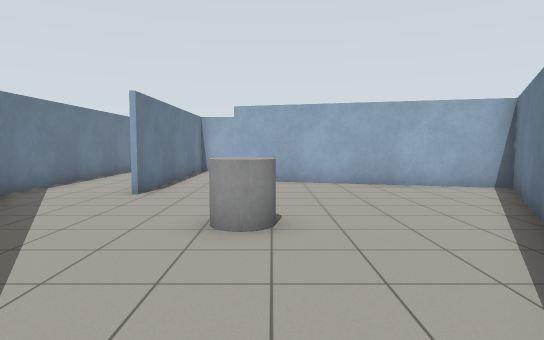
[1] (above)

19 first-person views from a walk through a robot-simulator world made for Gazebo. The camera is 1.2 m above the floor, tilts 4° down and sees 75° across. The floor is counted in squares, 1 m on a side. Each view is taken from the middle of a square. On the plan, view 1 faces up. The plan holds only what a view shows up to about 14 squares ahead; the rest is blank.

[2]
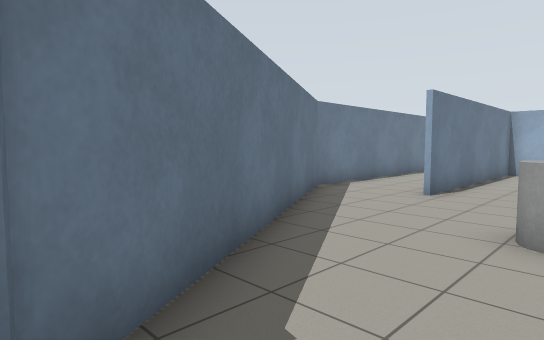

[3]
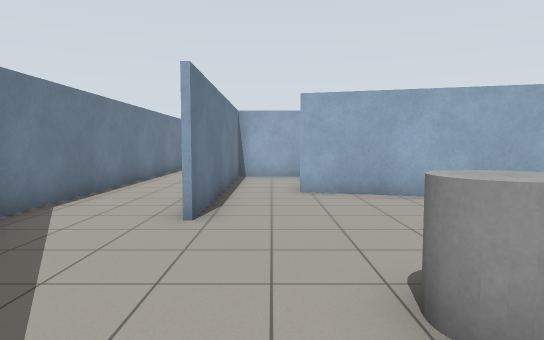

[4]
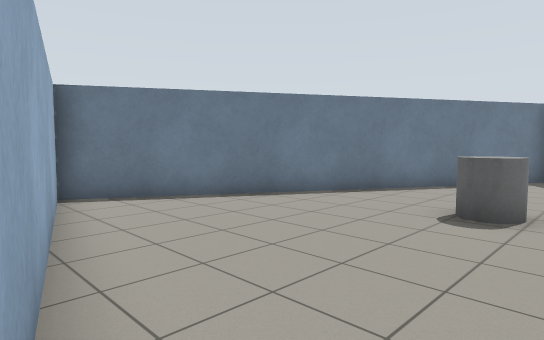

[5]
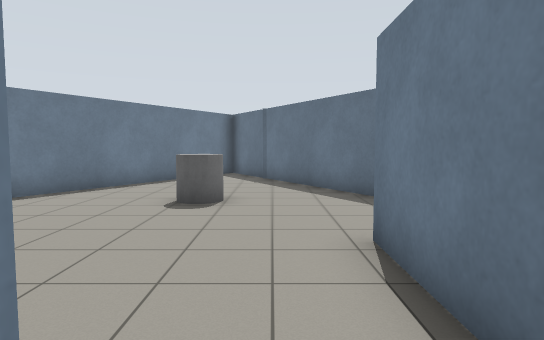

[6]
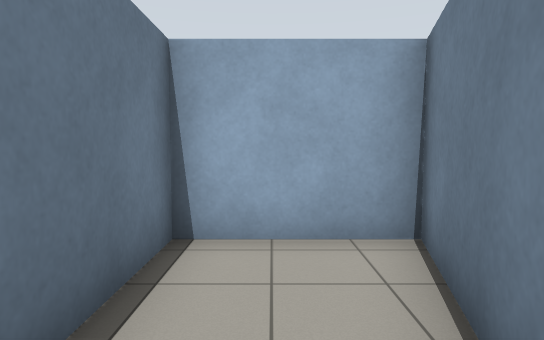

[7]
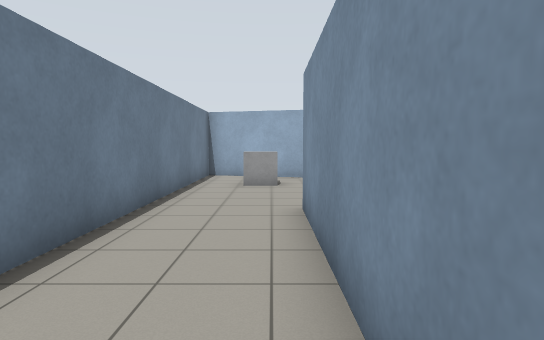

[8]
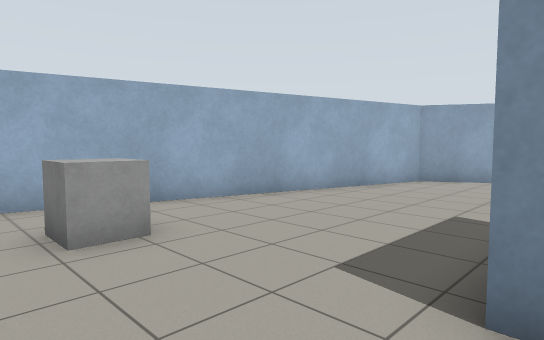

[9]
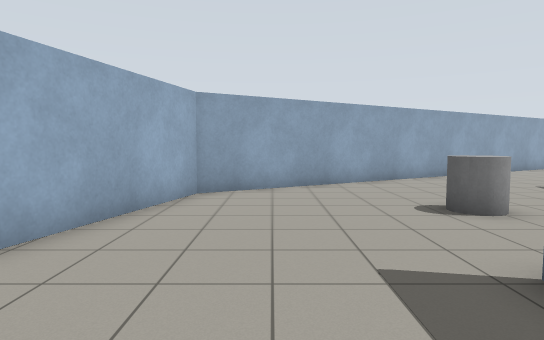

[10]
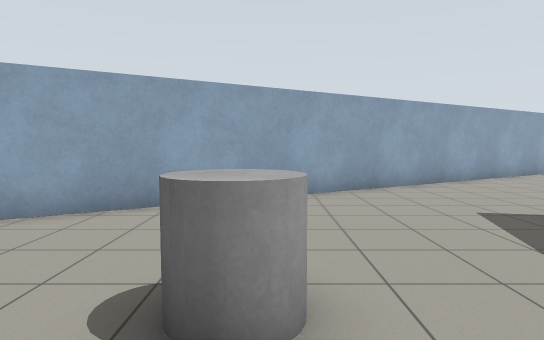

[11]
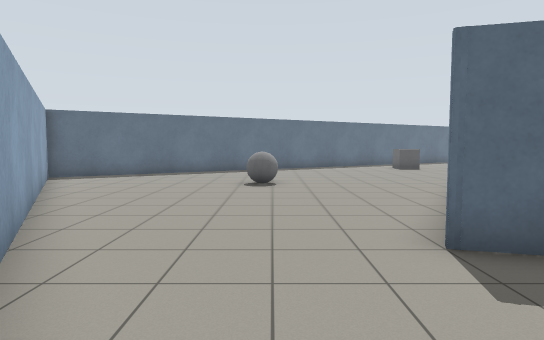

[12]
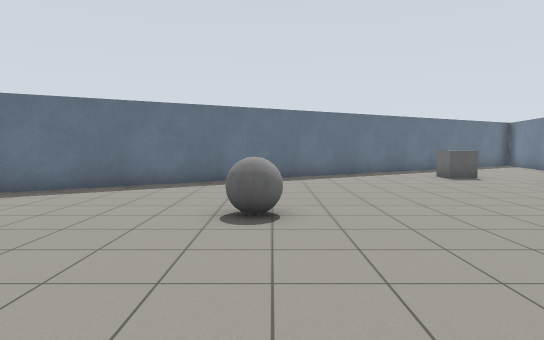

[13]
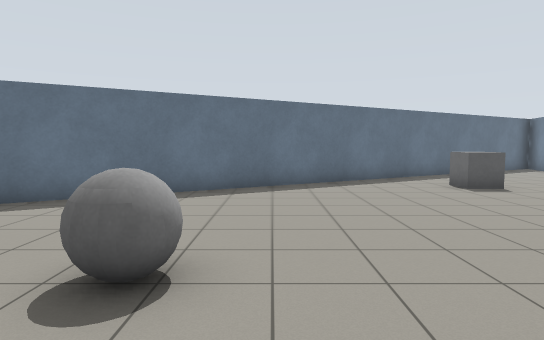

[14]
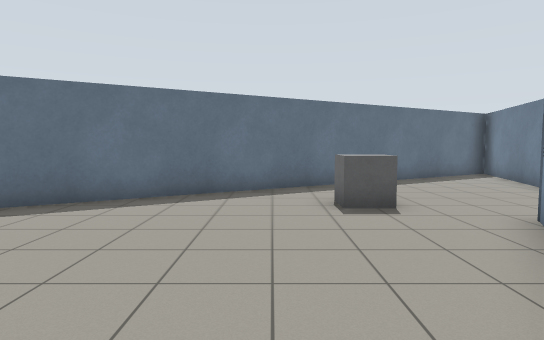

[15]
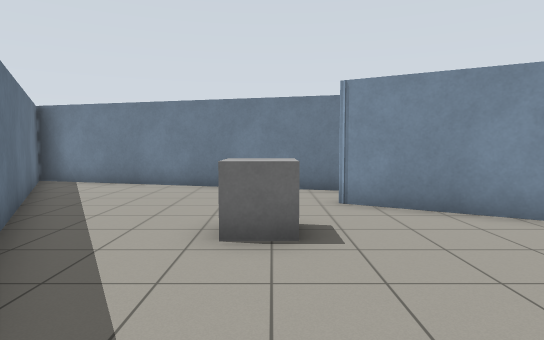

[16]
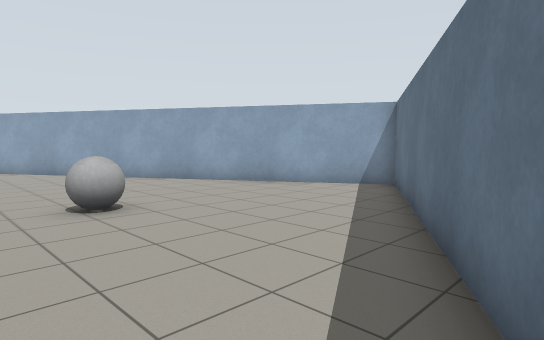

[17]
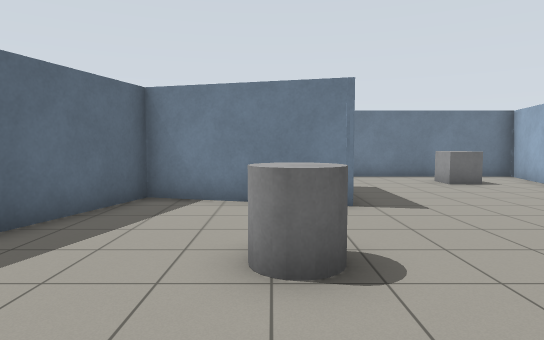

[18]
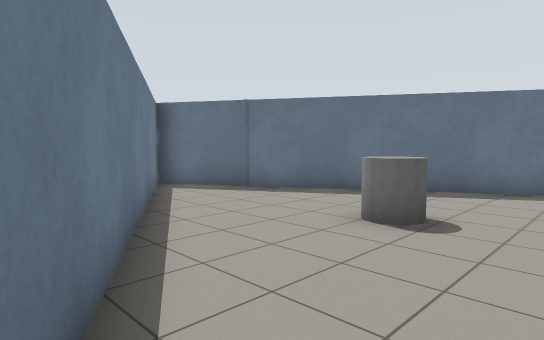

[19]
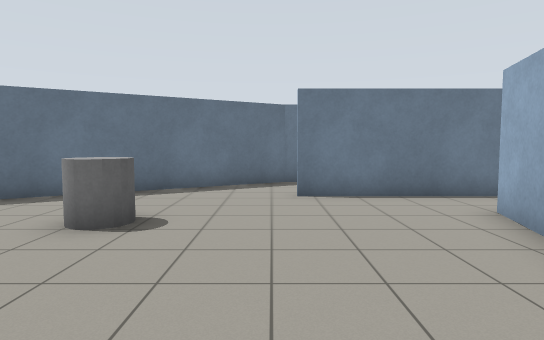

### Floor plan
Ten units are one square. View 1 is at (0, 0); x grows to the right and y downward. Boxes are objects, and circles mark ways between rooms. Rooms are numbered by the first view taken in them; rooms with no view inside come last. Other rooms are left out.
<svg viewBox="-70 -247 248 370">
<path fill="none" stroke="#000" d="M-33 -115 -33 -85M-65 -84 -3 24 69 -101M68 -99 -13 -120M-13 -120 -1 -164 -33 -164 -33 -115M60 -102 70 -100M15 -4 -3 26M-34 -106 -34 -166M-23 22 -49 118 173 -10 58 -209 -65 -242 -65 -84M1 -166 -11 -121 23 -112"/>
<rect x="-15" y="-65" width="20" height="20" fill="#bbb"><title>grey cylinder</title></rect>
<rect x="-55" y="-215" width="20" height="10" fill="#bbb"><title>grey box</title></rect>
<rect x="15" y="35" width="10" height="10" fill="#bbb"><title>grey box</title></rect>
<rect x="25" y="-165" width="20" height="20" fill="#bbb"><title>grey cylinder</title></rect>
<rect x="85" y="-35" width="20" height="10" fill="#bbb"><title>grey ball</title></rect>
<circle cx="-20" cy="-110" r="3" fill="#2a7"/>
<circle cx="-45" cy="-90" r="3" fill="#2a7"/>
<text x="0" y="-60">1</text>
<text x="-20" y="-140">2</text>
<text x="60" y="-60">3</text>
</svg>
Room 1 opens to room 2. Room 1 opens to room 3.

Where each view was taken, in squares from view 1:
view 1: 0 up, 0 right, facing up
view 2: 0 up, 0 right, facing up-left
view 3: 3 up, 2 left, facing up
view 4: 12 up, 2 left, facing down-right
view 5: 13 up, 2 left, facing down
view 6: 12 up, 2 left, facing up
view 7: 10 up, 4 left, facing up
view 8: 16 up, 6 left, facing up-right
view 9: 19 up, 3 left, facing right
view 10: 15 up, 1 right, facing right
view 11: 14 up, 9 right, facing down
view 12: 9 up, 9 right, facing down
view 13: 6 up, 8 right, facing down
view 14: 3 up, 4 right, facing down
view 15: 4 down, 7 right, facing left
view 16: 4 down, 7 right, facing up-right
view 17: 15 up, 7 right, facing left
view 18: 8 up, 5 right, facing down-left
view 19: 8 up, 5 right, facing left
